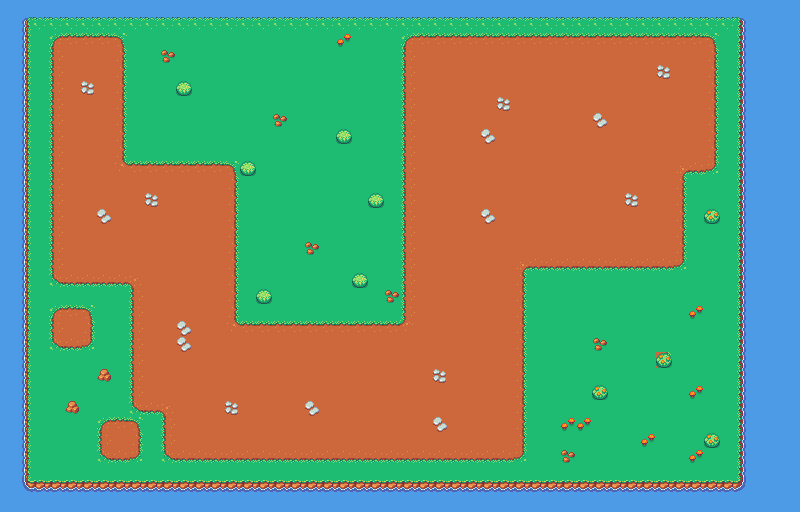

A level layout from a 2D game, rendered from its tile map. Below: a short description, then the map file with tile-grid data replaced by summaries:
An orthogonal 50x32 tile map with 16x16 px tiles, 4 tile layers (Tile Layer 1, Tile Layer 2, Tile Layer 3, Tile Layer 4).

<map version="1.8" tiledversion="1.8.4" orientation="orthogonal" renderorder="right-down" width="50" height="32" tilewidth="16" tileheight="16" infinite="0" nextlayerid="5" nextobjectid="1">
 <tileset firstgid="1" source="simulation world.tsx" />
 <layer id="1" name="Tile Layer 1" width="50" height="32">
  <data>[1600 cells, 1600 non-empty, 8 distinct tile ids]</data>
 </layer>
 <layer id="2" name="Tile Layer 2" width="50" height="32">
  <data>[1600 cells, 1409 non-empty, 10 distinct tile ids]</data>
 </layer>
 <layer id="3" name="Tile Layer 3" width="50" height="32">
  <data>[1600 cells, 1112 non-empty, 15 distinct tile ids]</data>
 </layer>
 <layer id="4" name="Tile Layer 4" width="50" height="32">
  <data>[1600 cells, 397 non-empty, 8 distinct tile ids]</data>
 </layer>
</map>
